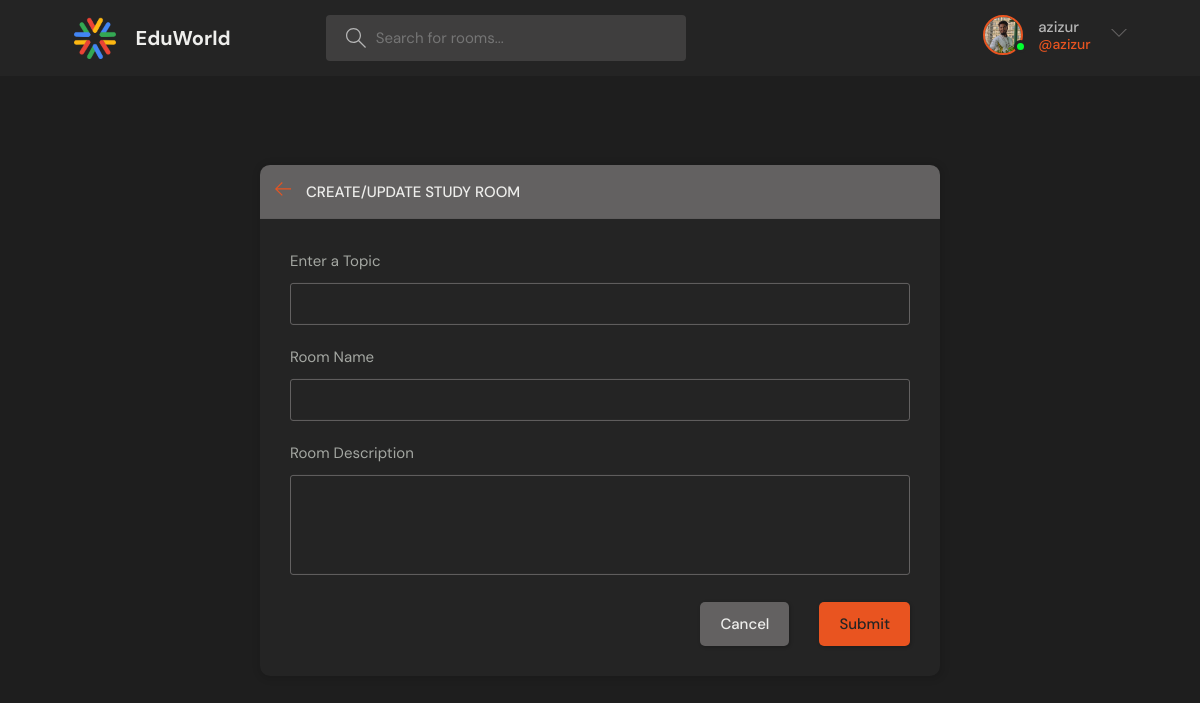
The page /create-room/ (signed in) on the database its author committed.
### base/models.py (models this page shows)
class User(AbstractUser):
    name = models.CharField(max_length=200, null=True)
    email = models.EmailField(unique=True, null=True)
    bio = models.TextField(null=True)
    avatar = models.ImageField(null=True, default="avatar.svg")
    USERNAME_FIELD = 'email'  # Email as the unique identifier
    REQUIRED_FIELDS = ['username', 'name']  # Do not include 'email' here
    objects = UserManager()  # Make sure you're using a custom user manager

### base/views.py (the view, shortened to what this page needs)
# urls.py: path('create-room/', views.createRoom, name="create-room"),
@login_required(login_url='login')
def createRoom(request):
    form = RoomForm()
    topics = Topic.objects.all()
    context = {'form': form, 'topics': topics}
    return render(request, 'base/room_form.html', context)

### base/forms.py
class RoomForm(ModelForm):
    class Meta:
        model = Room
        fields = '__all__'
        exclude = ['host', 'participants']

### base/templates/base/room_form.html (shortened to what this page needs)
{% extends 'main.html' %}
{% block content %}
<main class="create-room layout">
  <div class="container">
    <div class="layout__box">
      <div class="layout__boxHeader">
        <div class="layout__boxTitle">
          <a href="{{request.META.HTTP_REFERER}}">
            <svg version="1.1" xmlns="http://www.w3.org/2000/svg" width="32" height="32" viewBox="0 0 32 32">
              <title>arrow-left</title>
              <path
                d="M13.723 2.286l-13.723 13.714 13.719 13.714 1.616-1.611-10.96-10.96h27.625v-2.286h-27.625l10.965-10.965-1.616-1.607z">
              </path>
            </svg>
          </a>
          <h3>Create/Update Study Room</h3>
        </div>
      </div>
      <div class="layout__body">
        <form class="form" action="" method="POST">
          <div class="form__group">
            <label for="room_topic">Enter a Topic</label>
            <input required type="text" value="{{room.topic.name}}" name="topic" list="topic-list" />
          </div>
          <div class="form__group">
            <label for="room_name">Room Name</label>
            {{form.name}}
          </div>
          <div class="form__group">
            <label for="room_description">Room Description</label>
            {{form.description}}
          </div>
          <div class="form__action">
            <a class="btn btn--dark" href="{{request.META.HTTP_REFERER}}">Cancel</a>
            <button class="btn btn--main" type="submit">Submit</button>
          </div>
        </form>
      </div>
    </div>
  </div>
</main>
{% endblock content %}

### templates/navbar.html (shortened to what this page needs)
{%load static%}
<header class="header header--loggedIn">
    <div class="container">
      <a href="/" class="header__logo">
        <img src="{% static 'assets/world.png'%}" style="width:50px, height:50px" />
        <h1>EduWorld</h1>
      </a>
      <form class="header__search">
        <label>
          <input placeholder="Search for rooms..." />
        </label>
      </form>
      <nav class="header__menu">
        {% if request.user.is_authenticated %}
        <div class="header__user">
          <a href="{% url 'user-profile' user.id %}">
            <div class="avatar avatar--medium active">
              <img src="{{user.avatar.url}}" />
            </div>
            <p>{{request.user.name}} <span>@{{request.user.username}}</span></p>
          </a>
          <button class="dropdown-button">
            <svg version="1.1" xmlns="http://www.w3.org/2000/svg" width="32" height="32" viewBox="0 0 32 32">
              <title>chevron-down</title>
              <path d="M16 21l-13-13h-3l16 16 16-16h-3l-13 13z"></path>
            </svg>
          </button>
        </div>
        {%else%}
        <a href="{% url 'login' %}">
          <img src="{%static 'assets/avatar.svg'%}" />
          <p>Login</p>
        </a>
        {%endif%}
      </nav>
    </div>
  </header>

### rows shown on the page
User: avatar (picture), user.name "azizur", user.username "azizur"
